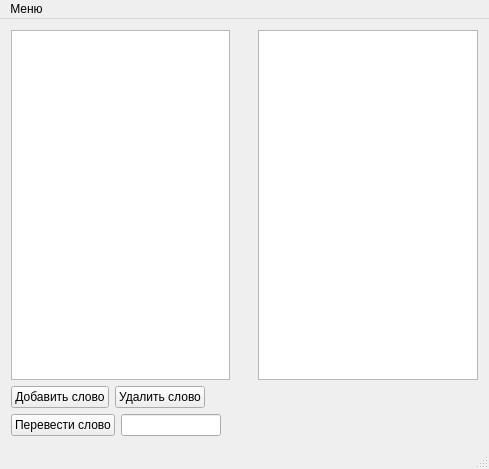
<?xml version="1.0" encoding="UTF-8"?>
<ui version="4.0">
 <class>MainWindow</class>
 <widget class="QMainWindow" name="MainWindow">
  <property name="geometry">
   <rect>
    <x>0</x>
    <y>0</y>
    <width>489</width>
    <height>469</height>
   </rect>
  </property>
  <property name="windowTitle">
   <string>Лабаротороная работа #10</string>
  </property>
  <widget class="QWidget" name="centralWidget">
   <layout class="QGridLayout" name="gridLayout">
    <item row="0" column="0">
     <layout class="QVBoxLayout" name="verticalLayout_2">
      <item>
       <layout class="QHBoxLayout" name="horizontalLayout">
        <item>
         <widget class="QListWidget" name="listWidget_Eng"/>
        </item>
        <item>
         <spacer name="horizontalSpacer">
          <property name="orientation">
           <enum>Qt::Horizontal</enum>
          </property>
          <property name="sizeType">
           <enum>QSizePolicy::Fixed</enum>
          </property>
          <property name="sizeHint" stdset="0">
           <size>
            <width>22</width>
            <height>20</height>
           </size>
          </property>
         </spacer>
        </item>
        <item>
         <layout class="QVBoxLayout" name="verticalLayout"/>
        </item>
        <item>
         <widget class="QListWidget" name="listWidget_Rus"/>
        </item>
       </layout>
      </item>
      <item>
       <layout class="QHBoxLayout" name="horizontalLayout_2">
        <item>
         <widget class="QPushButton" name="addWordButton">
          <property name="text">
           <string>Добавить слово</string>
          </property>
         </widget>
        </item>
        <item>
         <widget class="QPushButton" name="removeWordButton">
          <property name="text">
           <string>Удалить слово</string>
          </property>
         </widget>
        </item>
        <item>
         <spacer name="horizontalSpacer_2">
          <property name="orientation">
           <enum>Qt::Horizontal</enum>
          </property>
          <property name="sizeHint" stdset="0">
           <size>
            <width>40</width>
            <height>20</height>
           </size>
          </property>
         </spacer>
        </item>
       </layout>
      </item>
      <item>
       <layout class="QHBoxLayout" name="horizontalLayout_3">
        <item>
         <widget class="QPushButton" name="translateButton">
          <property name="maximumSize">
           <size>
            <width>124</width>
            <height>16777215</height>
           </size>
          </property>
          <property name="text">
           <string>Перевести слово</string>
          </property>
         </widget>
        </item>
        <item>
         <widget class="QLineEdit" name="lineWordTranslate">
          <property name="maximumSize">
           <size>
            <width>100</width>
            <height>16777215</height>
           </size>
          </property>
         </widget>
        </item>
        <item>
         <spacer name="horizontalSpacer_3">
          <property name="orientation">
           <enum>Qt::Horizontal</enum>
          </property>
          <property name="sizeHint" stdset="0">
           <size>
            <width>40</width>
            <height>20</height>
           </size>
          </property>
         </spacer>
        </item>
       </layout>
      </item>
     </layout>
    </item>
   </layout>
  </widget>
  <widget class="QStatusBar" name="statusBar"/>
  <widget class="QMenuBar" name="menuBar">
   <property name="geometry">
    <rect>
     <x>0</x>
     <y>0</y>
     <width>489</width>
     <height>19</height>
    </rect>
   </property>
   <widget class="QMenu" name="menu">
    <property name="title">
     <string>Меню</string>
    </property>
    <addaction name="loadDict"/>
    <addaction name="saveDict"/>
    <addaction name="addWord"/>
    <addaction name="exit"/>
   </widget>
   <addaction name="menu"/>
  </widget>
  <action name="loadDict">
   <property name="text">
    <string>Загрузить словарь</string>
   </property>
  </action>
  <action name="saveDict">
   <property name="text">
    <string>Сохранить словарь</string>
   </property>
  </action>
  <action name="translateWord">
   <property name="text">
    <string>Перевести слово</string>
   </property>
  </action>
  <action name="exit">
   <property name="text">
    <string>Выход</string>
   </property>
  </action>
  <action name="deleteWord">
   <property name="text">
    <string>Удалить слово</string>
   </property>
  </action>
  <action name="addWord">
   <property name="text">
    <string>Добавить слово</string>
   </property>
  </action>
 </widget>
 <layoutdefault spacing="6" margin="11"/>
 <resources/>
 <connections/>
</ui>
